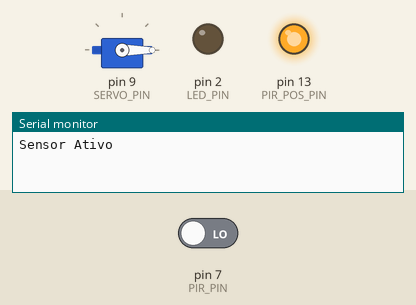
Recording of a sketch running on a simulated Arduino Uno, built with avr-gcc and run on an emulated ATmega328P. On the bench: servo, output pins drawn as LEDs (lit = HIGH), the last lines printed to the serial monitor. The inputs (shaded band) are chosen by the test bench; at power-on: pin 7 (PIR_PIN) LOW.

Above: at 1.2 s.
1.3 s: pin 7 (PIR_PIN) driven HIGH
At 2.7 s:
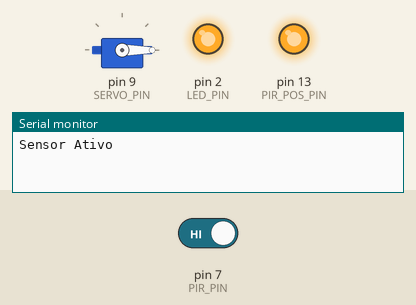
At 5.7 s:
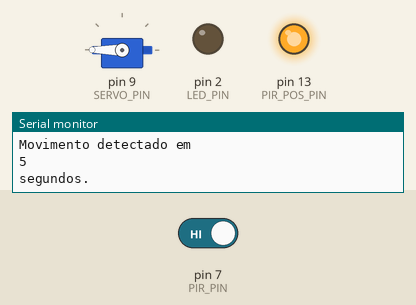
5.8 s: pin 7 (PIR_PIN) driven LOW
At 6.1 s:
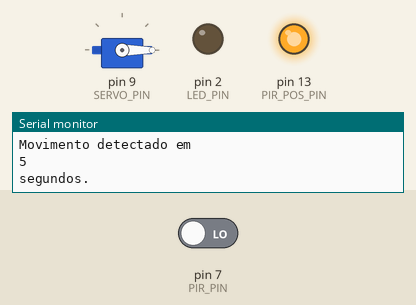
Timing chart, 0 to 8.8 s (numbered marks = the images above; inputs shaded):
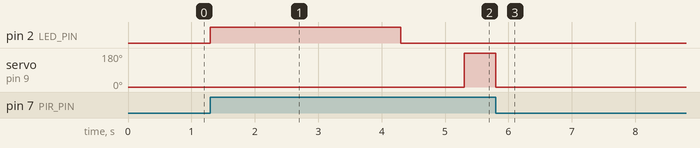

The sketch:

PIRSensorServoMotor.ino
```cpp
#include <Servo.h>

Servo MyServo;
const int SERVO_PIN = 9;
int LED_PIN = 2;
const int PIR_PIN = 7;
const int PIR_POS_PIN = 13;

void setup()
{
  Serial.begin(9600);
  MyServo.attach(SERVO_PIN);
  MyServo.write(0);
  pinMode(PIR_PIN, INPUT);
  pinMode(PIR_POS_PIN, OUTPUT);
  pinMode(LED_PIN, OUTPUT);
  digitalWrite(PIR_POS_PIN, HIGH);

  Serial.println("Sensor Ativo");
}

void loop()
{
  if (digitalRead(PIR_PIN) == HIGH){
    digitalWrite(LED_PIN, HIGH);
    delay(3000);
    digitalWrite(LED_PIN, LOW);
    delay(1000);
    Serial.println("Movimento detectado em");
    Serial.println(millis()/1000);
    Serial.println("segundos.");
    MyServo.write(180);
    delay(500);
    MyServo.write(0);
  }
  else{
    digitalWrite(LED_PIN, LOW);
    MyServo.write(0);
  }
}
```

Measured:
- after the input at 1.3 s, pin 2 (LED_PIN): LOW → HIGH at once, → LOW 3.0 s later; servo on pin 9 (SERVO_PIN): 0° → 180° after 4.0 s
- after the input at 5.8 s, pin 2 (LED_PIN): stays LOW (without the input it goes to HIGH after 0.00 s); servo on pin 9 (SERVO_PIN): goes on until 5.8 s, then stays 0°
